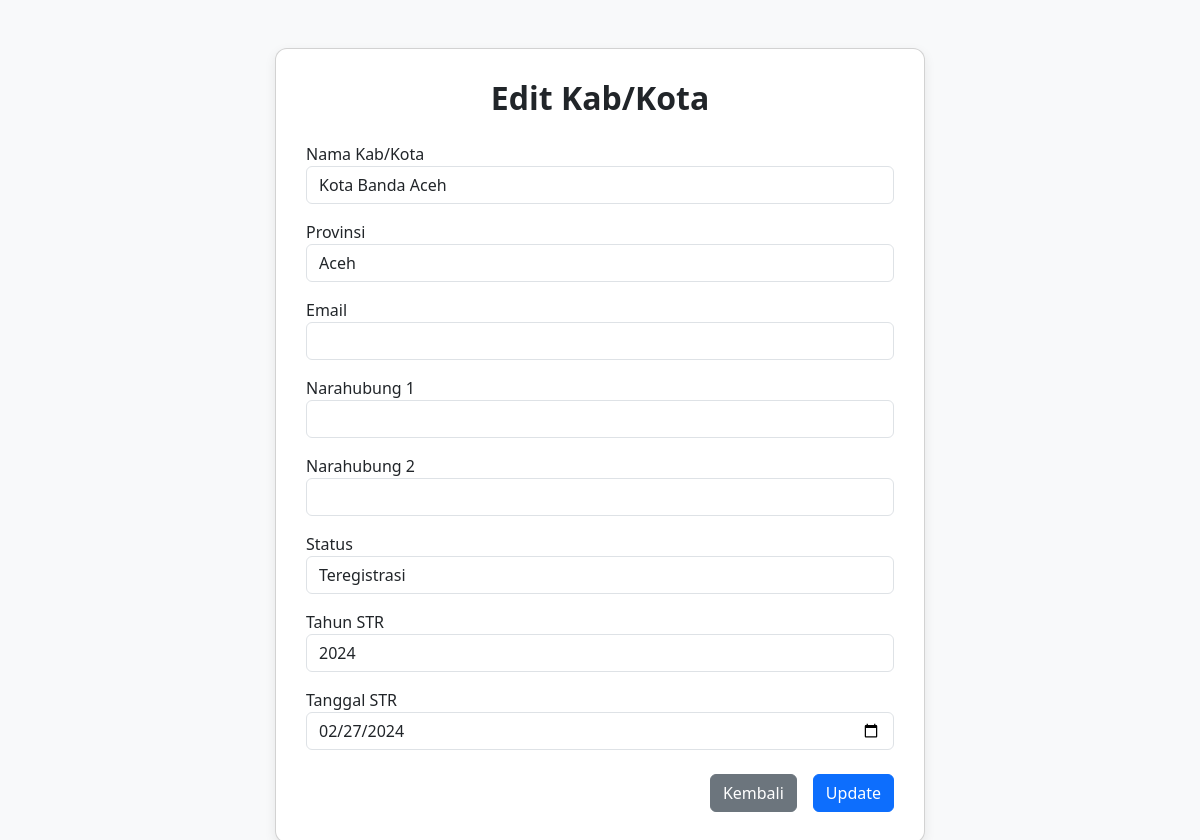
Page /kabkot_edit.php?id=1 on the committed database.
### tables this page shows
CREATE TABLE `kabkot` (
  `id` int NOT NULL AUTO_INCREMENT,
  `nama` varchar(100) NOT NULL,
  `email` varchar(100) DEFAULT NULL,
  `narahubung1` varchar(100) DEFAULT NULL,
  `narahubung2` varchar(100) DEFAULT NULL,
  `status` varchar(100) DEFAULT NULL,
  `tahunSTR` year DEFAULT NULL,
  `tanggalSTR` date DEFAULT NULL,
  `id_provinsi` int DEFAULT NULL,
  PRIMARY KEY (`id`),
  KEY `id_provinsi` (`id_provinsi`),
  CONSTRAINT `kabkot_ibfk_1` FOREIGN KEY (`id_provinsi`) REFERENCES `provinsi` (`id`)
);

### kabkot_edit.php (the view, shortened to what this page needs)
<?php
include 'conn.php';
$id = $_GET['id'];
$data = $conn->query("SELECT * FROM kabkot WHERE id = $id")->fetch_assoc();
?>
<!DOCTYPE html>
<html>
<head>
    <link href="https://cdn.jsdelivr.net/npm/bootstrap@5.3.0/dist/css/bootstrap.min.css" rel="stylesheet">
</head>
<body>
<div class="container mt-5">
    <div class="card mx-auto" style="max-width: 650px;">
        <h2 class="text-center">Edit Kab/Kota</h2>
        <form method="POST">
            <div class="mb-3">
                <label>Nama Kab/Kota</label>
                <input type="text" name="nama" class="form-control" value="<?= htmlspecialchars($data['nama']) ?>" required>
            </div>
            <div class="mb-3">
                <label>Provinsi</label>
                <select name="id_provinsi" class="form-control" required>
                    <?php
                    $prov = $conn->query("SELECT * FROM provinsi");
                    while ($p = $prov->fetch_assoc()) {
                        $selected = ($p['id'] == $data['id_provinsi']) ? 'selected' : '';
                        echo "<option value='{$p['id']}' $selected>{$p['nama']}</option>";
                    }
                    ?>
                </select>
            </div>
            <div class="mb-3">
                <label>Email</label>
                <input type="email" name="email" class="form-control" value="<?= htmlspecialchars($data['email']) ?>">
            </div>
            <div class="mb-3">
                <label>Narahubung 1</label>
                <input type="text" name="narahubung1" class="form-control" value="<?= htmlspecialchars($data['narahubung1']) ?>">
            </div>
            <div class="mb-3">
                <label>Narahubung 2</label>
                <input type="text" name="narahubung2" class="form-control" value="<?= htmlspecialchars($data['narahubung2']) ?>">
            </div>
            <div class="mb-3">
                <label>Status</label>
                <select name="status" class="form-control" required>
                    <?php
                    $statusOptions = ["Teregistrasi", "Terbentuk", "Proses", "-"];
                    foreach ($statusOptions as $s) {
                        $selected = ($data['status'] == $s) ? 'selected' : '';
                        echo "<option value=\"$s\" $selected>$s</option>";
                    }
                    ?>
                </select>
            </div>
            <div class="mb-3">
                <label>Tahun STR</label>
                <input type="text" name="tahunSTR" class="form-control" value="<?= htmlspecialchars($data['tahunSTR']) ?>">
            </div>
            <div class="mb-4">
                <label>Tanggal STR</label>
                <input type="date" name="tanggalSTR" class="form-control" value="<?= htmlspecialchars($data['tanggalSTR']) ?>">
            </div>
            <div class="d-grid gap-2 d-md-flex justify-content-md-end">
                <a href="kabkot.php" class="btn btn-secondary me-2">Kembali</a>
                <button type="submit" name="update" class="btn btn-primary">Update</button>
            </div>
        </form>
    </div>
</div>
</body>
</html>

### kabkot_edit.php (style rules this page uses)
body { background-color: #f8f9fa; }
.card { border-radius: 12px; box-shadow: 0 4px 12px rgba(0, 0, 0, 0.08); padding: 30px; }
h2 { font-weight: 600; margin-bottom: 25px; }

### rows in the picture
kabkot: nama "Kota Banda Aceh", tahunSTR "2024", tanggalSTR "02/27/2024"

### other values in the picture
form field id_provinsi "Aceh"
form field status "Teregistrasi"
